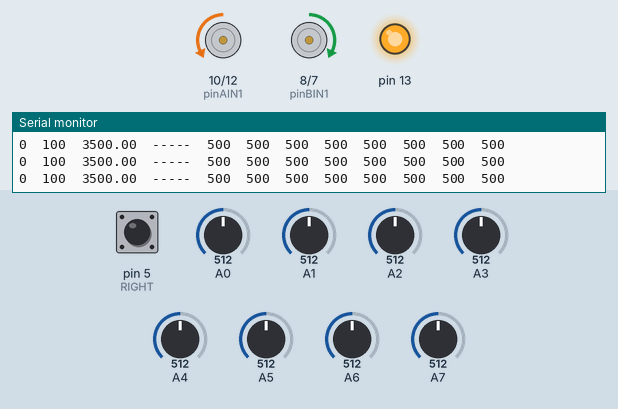
Bench run of a sketch on a simulated Arduino Nano, built with avr-gcc and run on an emulated ATmega328P. Shown: motor-driver pin pairs drawn as motors (green arrow = first pin HIGH = forward, orange = second pin HIGH = backward, longer = more drive, scaled by the enable pin), output pins drawn as LEDs (lit = HIGH), the last lines printed to the serial monitor. The inputs (shaded band) are chosen by the test bench; at power-on: A0 = 512, A1 = 512, A2 = 512, pin 5 (RIGHT) LOW, A3 = 512, A4 = 512, A5 = 512, A6 = 512, A7 = 512.

Above: at 6.2 s.
6.3 s: A0 set to 90
At 7.5 s:
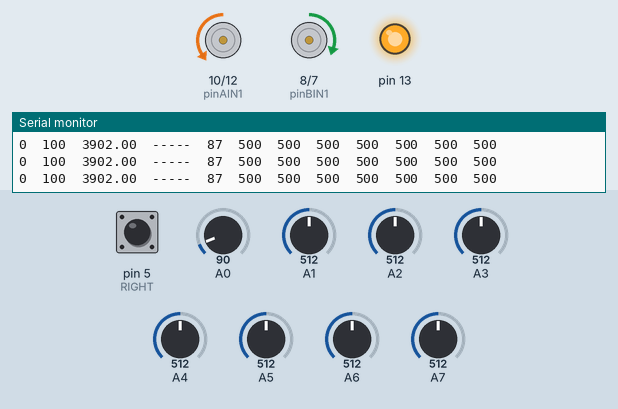
7.8 s: A0 set to 992
At 9.0 s:
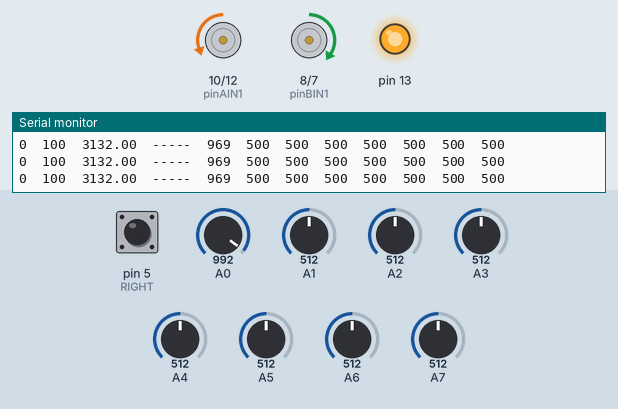
9.3 s: A1 set to 90
At 9.7 s:
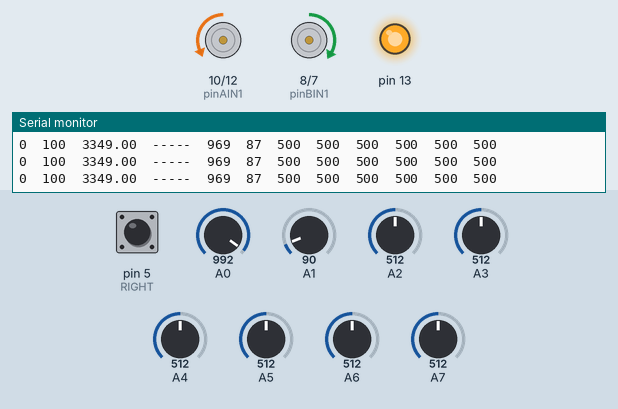
12.3 s: A2 set to 109
At 13.3 s:
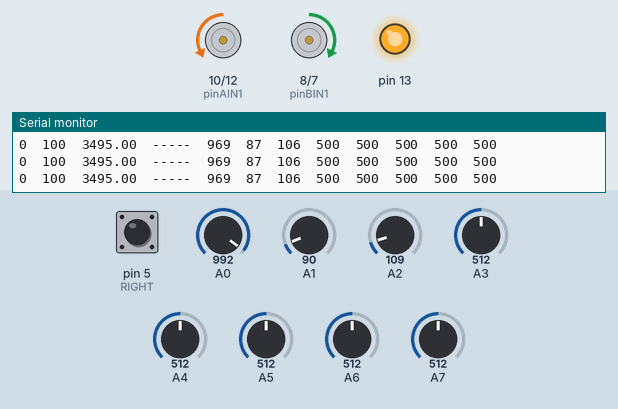
13.8 s: A2 set to 96
At 15.1 s:
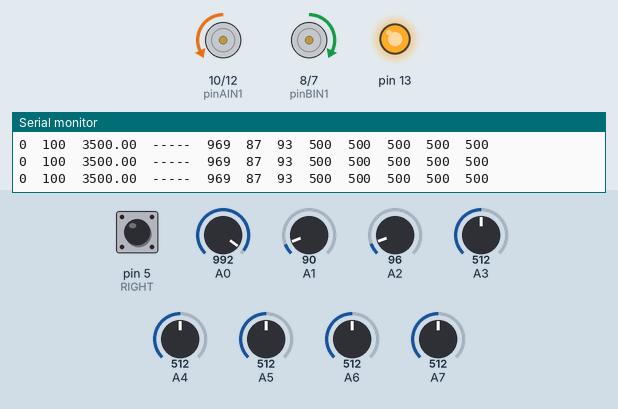
Timing chart, 0 to 16.8 s (numbered marks = the images above; inputs shaded):
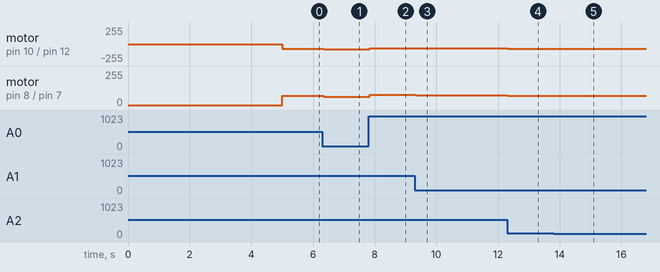

The sketch:

Prueba_SL_2022.ino
```cpp
#include <QTRSensors.h>
/*
###Código diseñado de manera que:###

      MOTOR A = MOTOR IZQUIERDO
      MOTOR B = MOTOR DERECHO

###Siguelineas laterales:###

      4 = SENSOR QTR IZQUIERDO
      5 = SENSOR QTR DERECHO

###Aclaraciones###

      Bandas de linea a la derecha = Inicio/Final
      Bandas de linea a la izquierda = Cambio de curvatura

*/
#define pinPWMA  11
#define pinAIN2  12
#define pinAIN1  10
#define pinBIN1  8
#define pinBIN2  7
#define pinPWMB  6
#define pinSTBY  9

#define vnomin 100

//MOTORS//
const int pinMotorA[3] = { pinPWMA, pinAIN2, pinAIN1 };
const int pinMotorB[3] = { pinPWMB, pinBIN1, pinBIN2 };
//QTR SENSORS//
const uint8_t SensorCount = 8;
uint16_t sensorValues[SensorCount];
//QTR LATERAL//
const uint8_t SensorCountl = 1;
uint16_t sensorValuesl[SensorCountl];
//PID VALUES//
float kp=2, kd=0, ki=0; //35
//PROGRAM VARIABLES//
float vn=70; //vn=100;
float cor=0, e=0, eprev=0, sum=0;
float pos=0;
float reg=0;
float va=0, vb=0;
int startstop = 0;
int flag=0;
int flagm=0;
float timer=0;


//Funciones que controlan el vehiculo
void Forward(float speedA, float speedB){
    moveMotorForward(pinMotorA, speedA);
    moveMotorForward(pinMotorB, speedB);
}
void Back(float speedA, float speedB){
    moveMotorBackward(pinMotorA, speedA);
    moveMotorBackward(pinMotorB, speedB);
}
void Stop(){
  disableMotors();
  stopMotor(pinMotorA);
  stopMotor(pinMotorB);
  enableMotors();
}

//Funciones que controlan los motores
void moveMotorForward(const int pinMotor[3], int Speed){
  digitalWrite(pinMotor[1], HIGH);
  digitalWrite(pinMotor[2], LOW);
  analogWrite(pinMotor[0], Speed);
}
void moveMotorBackward(const int pinMotor[3], int Speed){
  digitalWrite(pinMotor[1], LOW);
  digitalWrite(pinMotor[2], HIGH);
  analogWrite(pinMotor[0], Speed);
}
void stopMotor(const int pinMotor[3]){
  digitalWrite(pinMotor[1], LOW);
  digitalWrite(pinMotor[2], LOW);
  analogWrite(pinMotor[0], 0);
}
void enableMotors() {digitalWrite(pinSTBY, HIGH);}
void disableMotors(){digitalWrite(pinSTBY, LOW);}

float regulator(float e){
  cor = (kp*e) + (kd*(e- eprev)) + (ki*sum);
  eprev = e;
  sum = sum + e;
  return cor;
  }
void printe(){
  Serial.print(startstop);
  Serial.print('\t');
  Serial.print(sensorValuesl[0]);
  Serial.print('\t');
  Serial.print(pos);
  Serial.print('\t');
  Serial.print("-----");
  Serial.print('\t');
  Serial.print(sensorValues[0]);
  Serial.print('\t');
  Serial.print(sensorValues[1]);
  Serial.print('\t');
  Serial.print(sensorValues[2]);
  Serial.print('\t');
  Serial.print(sensorValues[3]);
  Serial.print('\t');
  Serial.print(sensorValues[4]);
  Serial.print('\t');
  Serial.print(sensorValues[5]);
  Serial.print('\t');
  Serial.print(sensorValues[6]);
  Serial.print('\t');
  Serial.print(sensorValues[7]);
  Serial.print('\n');
  }
QTRSensors qtr;
QTRSensors qtrl;

void setup()
{
  Serial.begin(9600);
  //motors
  pinMode(pinAIN2, OUTPUT);
  pinMode(pinAIN1, OUTPUT);
  pinMode(pinPWMA, OUTPUT);
  pinMode(pinBIN1, OUTPUT);
  pinMode(pinBIN2, OUTPUT);
  pinMode(pinPWMB, OUTPUT);
  //qtr sensors
  pinMode(A0, INPUT);
  pinMode(A1, INPUT);
  pinMode(A2, INPUT);
  pinMode(A3, INPUT);
  pinMode(A4, INPUT);
  pinMode(A5, INPUT);
  pinMode(A6, INPUT);
  pinMode(A7, INPUT);
  //qtr laterales
  pinMode(5, INPUT);    //RIGHT
  // led pin
  pinMode(13, OUTPUT);

  // configure the sensors
  qtr.setTypeAnalog();
  qtr.setSensorPins((const uint8_t[]){A0, A1, A2, A3, A4, A5, A6, A7}, SensorCount);

  // lateral sensors
  qtrl.setTypeRC();
  qtrl.setSensorPins((const uint8_t[]){5}, SensorCountl);          //5 right sensor //

  // calibration
  for (uint16_t i = 0; i < 200; i++)
  {
    qtr.calibrate();
  }

  digitalWrite(13, HIGH);

  enableMotors();
}

void loop()
{
    qtrl.read(sensorValuesl);                // black = 2500 // white = 0
    pos = qtr.readLineBlack(sensorValues);   //centre=3500;  line to the left=0;  line to the right=7000//
    e= (pos-3500)/100;
    reg = regulator (e);
    va = vn + reg;
    vb = vn - reg;
    if (va>=255){
      va=255;
    }
    if (va<0){
      va=0;
    }
    if (vb>=255){
      vb=255;
    }
    if (vb<0){
      vb=0;
    }
    Forward (va,vb);
  printe();

}
```

Measured:
- after the input at 6.3 s, motor on pin 10 (pinAIN1) / pin 12 (pinAIN2): backward 70/255 → backward 78/255 after 0.05 s; motor on pin 8 (pinBIN1) / pin 7 (pinBIN2): forward 70/255 → forward 61/255 after 0.05 s
- after the input at 7.8 s, motor on pin 10 (pinAIN1) / pin 12 (pinAIN2): backward 78/255 → backward 62/255 at once; motor on pin 8 (pinBIN1) / pin 7 (pinBIN2): forward 61/255 → forward 77/255 at once
- after the input at 9.3 s, motor on pin 10 (pinAIN1) / pin 12 (pinAIN2): backward 62/255 → backward 66/255 after 0.05 s; motor on pin 8 (pinBIN1) / pin 7 (pinBIN2): forward 77/255 → forward 73/255 after 0.05 s
- after the input at 12.3 s, motor on pin 10 (pinAIN1) / pin 12 (pinAIN2): backward 66/255 → backward 69/255 at once; motor on pin 8 (pinBIN1) / pin 7 (pinBIN2): forward 73/255 → forward 70/255 at once
- after the input at 13.8 s, motor on pin 10 (pinAIN1) / pin 12 (pinAIN2): backward 69/255 → backward 70/255 at once
